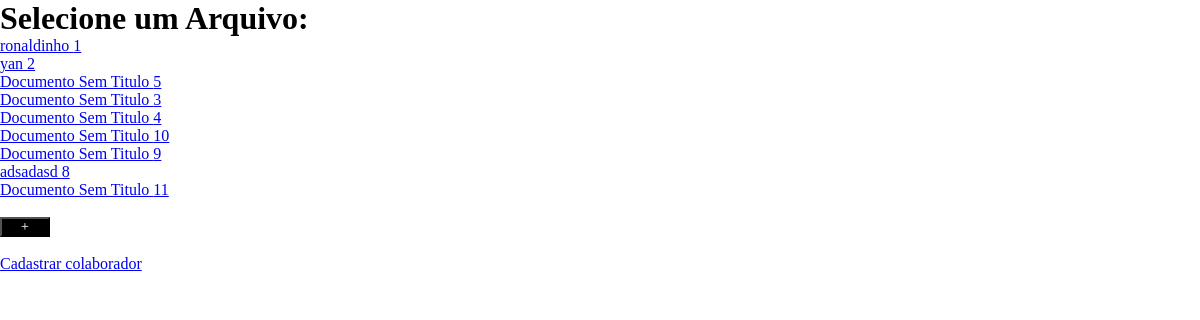
/pgs/admin/home.php?status=fail, run on the app's committed database.
### tables this page shows
CREATE TABLE `documentos` (
  `id` int(11) NOT NULL,
  `titulo` varchar(255) NOT NULL,
  `conteudo` longtext DEFAULT NULL,
  `data_criacao` datetime DEFAULT current_timestamp(),
  `data_modificacao` datetime DEFAULT current_timestamp() ON UPDATE current_timestamp(),
  `ID_Usuario` int(11) NOT NULL,
  `tamanho_fonte` int(11) DEFAULT 14,
  `id_pasta` int(11) DEFAULT NULL
);

### pgs/admin/home.php (the view, shortened to what this page needs)
<!DOCTYPE html>
<html lang="pt-BR">
    <?php
    include_once('../../include/conexao.php');
    $sql = "SELECT * FROM documentos";
    $resultado = mysqli_query($conexao, $sql);
    ?>
<head>
    <link rel="stylesheet" href="https://cdn.jsdelivr.net/npm/bootstrap-icons/font/bootstrap-icons.css">
    <link rel="stylesheet" href="../../css/home_adm.css">
    <link href="https://cdn.jsdelivr.net/npm/select2@4.1.0-beta.1/dist/css/select2.min.css" rel="stylesheet" />
</head>
<body>
    <h1>Selecione um Arquivo:</h1>
    <?php
    while ($registro = mysqli_fetch_assoc($resultado)) {
        $titulo = $registro['titulo'];
        $id = $registro['id'];
        echo '<a href="editor.php?id=' . $id . '">' . $titulo . ' ' . $id . '</a><br>';
    }
    ?>
    <br>
    <button onclick="showPopUp();" id="plus_button">
        <i class="bi bi-plus"></i>
    </button>
    <br>
    <br>
    <a href="cadastrar_colaborador.php">Cadastrar colaborador</a>
</body>
</html>

### css/home_adm.css (style rules this page uses)
* { padding: 0; margin: 0; box-sizing: border-box; }
body { position: relative; width: 100vw; height: 100vh; }
button#plus_button { cursor: pointer; width: 50px; height: 20px; color: white; background-color: black; }

### data on the page
documentos: titulo "ronaldinho", id "1"
documentos: titulo "yan", id "2"
documentos: titulo "Documento Sem Titulo", id "5"
documentos: titulo "Documento Sem Titulo", id "3"
documentos: titulo "Documento Sem Titulo", id "4"
documentos: titulo "Documento Sem Titulo", id "10"
documentos: titulo "Documento Sem Titulo", id "9"
documentos: titulo "adsadasd", id "8"
documentos: titulo "Documento Sem Titulo", id "11"
